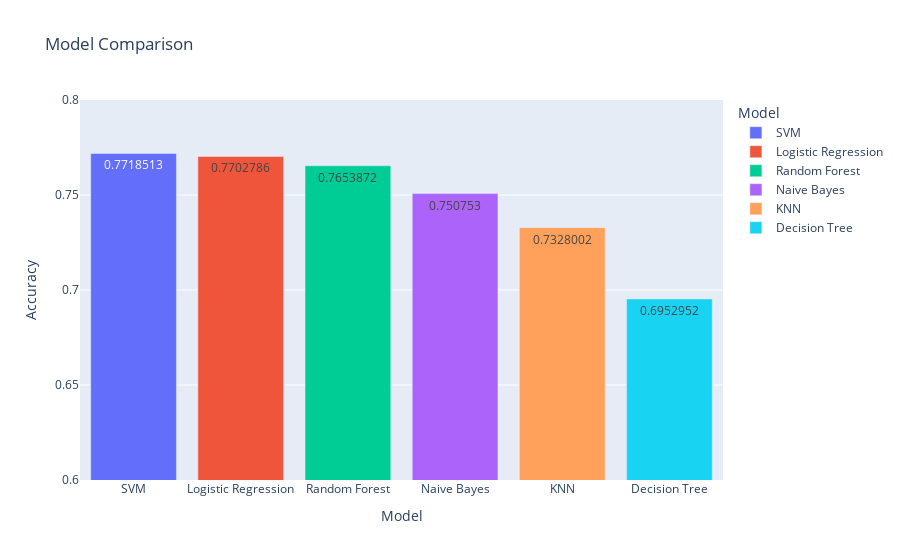

The code cell stored with this chart in its notebook:
### Markdown cell above
### Plot the model comparison

### Code cell
fig = px.bar(data_frame= results_df, x="Model", y="Accuracy", color="Model", text_auto=True, title="Model Comparison").update_layout(yaxis = dict(range = [0.6, 0.8]))
fig.show()

### Figure 1 — Plotly figure (JSON) as saved in the notebook; plotly's stock layout.template omitted (floating-point values rounded to 4 significant figures)
{"data": [{"hovertemplate": "Model=%{x}<br>Accuracy=%{y}<extra></extra>", "legendgroup": "SVM", "marker": {"color": "#636efa", "pattern": {"shape": ""}}, "name": "SVM", "orientation": "v", "showlegend": true, "textposition": "auto", "texttemplate": "%{y}", "type": "bar", "x": ["SVM"], "xaxis": "x", "y": [0.7719], "yaxis": "y"}, {"hovertemplate": "Model=%{x}<br>Accuracy=%{y}<extra></extra>", "legendgroup": "Logistic Regression", "marker": {"color": "#EF553B", "pattern": {"shape": ""}}, "name": "Logistic Regression", "orientation": "v", "showlegend": true, "textposition": "auto", "texttemplate": "%{y}", "type": "bar", "x": ["Logistic Regression"], "xaxis": "x", "y": [0.7703], "yaxis": "y"}, {"hovertemplate": "Model=%{x}<br>Accuracy=%{y}<extra></extra>", "legendgroup": "Random Forest", "marker": {"color": "#00cc96", "pattern": {"shape": ""}}, "name": "Random Forest", "orientation": "v", "showlegend": true, "textposition": "auto", "texttemplate": "%{y}", "type": "bar", "x": ["Random Forest"], "xaxis": "x", "y": [0.7654], "yaxis": "y"}, {"hovertemplate": "Model=%{x}<br>Accuracy=%{y}<extra></extra>", "legendgroup": "Naive Bayes", "marker": {"color": "#ab63fa", "pattern": {"shape": ""}}, "name": "Naive Bayes", "orientation": "v", "showlegend": true, "textposition": "auto", "texttemplate": "%{y}", "type": "bar", "x": ["Naive Bayes"], "xaxis": "x", "y": [0.7508], "yaxis": "y"}, {"hovertemplate": "Model=%{x}<br>Accuracy=%{y}<extra></extra>", "legendgroup": "KNN", "marker": {"color": "#FFA15A", "pattern": {"shape": ""}}, "name": "KNN", "orientation": "v", "showlegend": true, "textposition": "auto", "texttemplate": "%{y}", "type": "bar", "x": ["KNN"], "xaxis": "x", "y": [0.7328], "yaxis": "y"}, {"hovertemplate": "Model=%{x}<br>Accuracy=%{y}<extra></extra>", "legendgroup": "Decision Tree", "marker": {"color": "#19d3f3", "pattern": {"shape": ""}}, "name": "Decision Tree", "orientation": "v", "showlegend": true, "textposition": "auto", "texttemplate": "%{y}", "type": "bar", "x": ["Decision Tree"], "xaxis": "x", "y": [0.6953], "yaxis": "y"}], "layout": {"barmode": "relative", "legend": {"title": {"text": "Model"}, "tracegroupgap": 0}, "title": {"text": "Model Comparison"}, "xaxis": {"anchor": "y", "categoryarray": ["SVM", "Logistic Regression", "Random Forest", "Naive Bayes", "KNN", "Decision Tree"], "categoryorder": "array", "domain": [0, 1], "title": {"text": "Model"}}, "yaxis": {"anchor": "x", "domain": [0, 1], "range": [0.6, 0.8], "title": {"text": "Accuracy"}}}}
